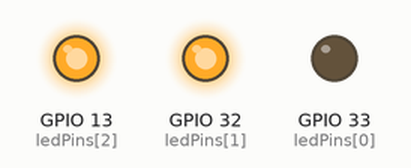
Recording of a sketch running on a simulated ESP32. On the bench: output pins drawn as LEDs (lit = HIGH).

Above: at 0.5 s.
At 1.5 s:
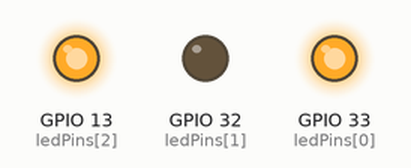
At 2.5 s:
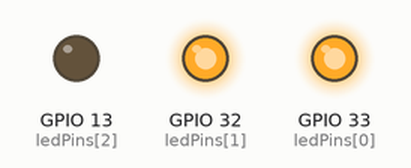
At 3.5 s:
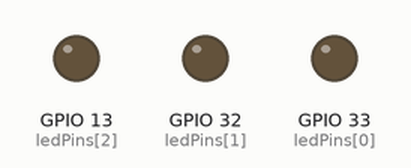
At 4.5 s:
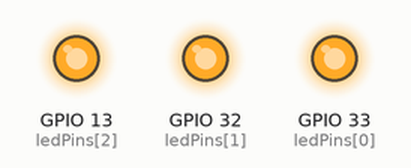
Timing chart, 0 to 6.5 s (numbered marks = the images above):
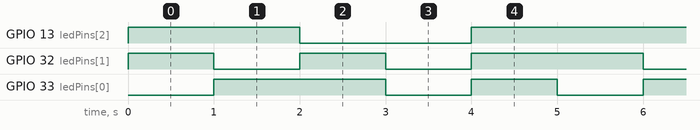

The sketch:

LED_Test.ino
```cpp
const int ledPins[] = {33, 32, 13}; // R, G, B
const int pwmCh[] = {5, 6, 7};

double BRIGHTNESS = 1.0; // Allow scaling down brightness to enable longer exposures

void setup() {
  for (int i = 0; i < 3; i++) {
    ledcSetup(pwmCh[i], 1000, 8);
    ledcAttachPin(ledPins[i], pwmCh[i]);
  }
}

void setColor(byte r, byte g, byte b) {
  r *= BRIGHTNESS;
  g *= BRIGHTNESS;
  b *= BRIGHTNESS;
  ledcWrite(pwmCh[0], 255 - r);
  ledcWrite(pwmCh[1], 255 - g);
  ledcWrite(pwmCh[2], 255 - b);
}

void loop() {
  // put your main code here, to run repeatedly:
  setColor(255, 0, 0);
  delay(1000);
  setColor(0, 255, 0);
  delay(1000);
  setColor(0, 0, 255);
  delay(1000);
  setColor(255, 255, 255);
  delay(1000);
  setColor(0, 0, 0);
  delay(1000);
}
```

Measured:
- by itself, GPIO 13 (ledPins[2]): repeats every 5.0 s: LOW 2.0 s, HIGH 3.0 s
- by itself, GPIO 32 (ledPins[1]), GPIO 33 (ledPins[0]): repeats every 5.0 s: LOW 1.0 s, HIGH 1.0 s, LOW 1.0 s, HIGH 2.0 s
- by itself, everything shown: repeats every 5.0 s, in 5 steps
